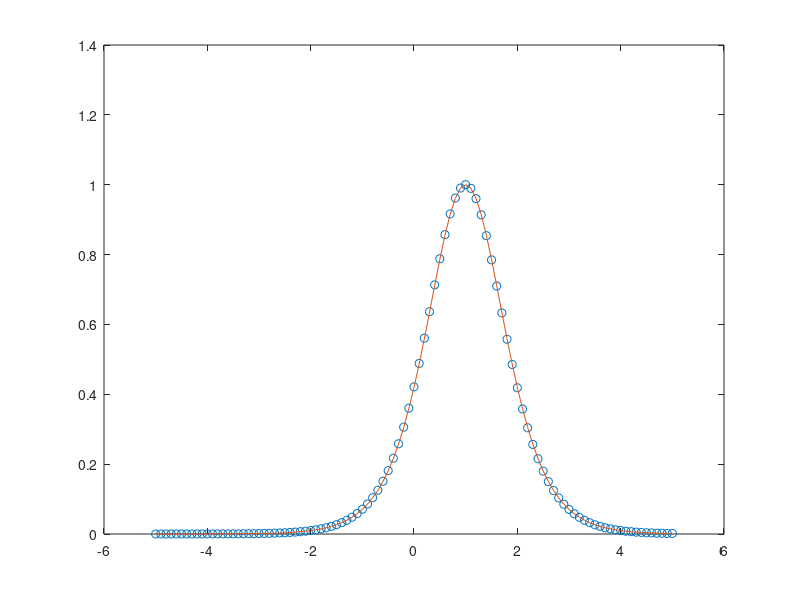

This chart was generated by the following MATLAB code:
%% RBF collocation method for 1D Heat Eq.
clear
clc
format shorte
%% Collocation Points
n = 100;
L0 = -5;  L1 = 5;
h = (L1-L0)/n;
x = L0:h:L1;
boundary = find( x==L0 | x==L1 );
Interior = find( x~=L0 & x~=L1 );
N = length(x);
%% Time discrete scheme
dt = 1e-2;
T = 1;
M = floor(T/dt);
%% Basis Functions and Required Matrices
Phi = @(r,c) exp(-(c*r).^2);
dxPhi = @(r,rx,c) -2*c^2*rx.*exp(-(c*r).^2);
dxxPhi = @(r,rx,c) 2*c^2*exp(-(c*r).^2).*( -1 + 2*(c^2).*(rx.^2));

rx =  x'-x ;
D = abs(rx);  % abs(x-x');
c = 10;

A = Phi(D,c);
Ax = dxPhi(D,rx,c);
Axx = dxxPhi(D,rx,c);
%% Continuous initial Condition
x = x';
u = @(x,t) (sech(x-t)).^2;
f = @(x,t) 0.*x;
%% Discontinuous initial Condition
% x = x';
% u = @(x,t) 1.*(0<=x-t & x-t<=0.5) + 0.*(x-t>0.5 & x-t<=1);
% f = @(x,t) 0.*x;
% % plot(x,u(x,T))
%%
A_left  = A + 0.5*dt*Ax;
A_right = A - 0.5*dt*Ax;

A_left(1,:) = A(1,:);

lambda = pinv(A)*u(x,0);

for n = 1:M
    
    F = A_right*lambda + dt*f(x,(n-0.5)*dt);
    
%     F(1) = 1;   % Discontinuous
    
    F(1) = u(x(1),n*dt); % Continuous
    
    lambda = pinv(A_left)*F;
    
    U = A*lambda;
    
    plot(x,U,'o',x,u(x,n*dt)), drawnow
%     pause(0.1)
end

% U = A*lambda;
% 
% plot(x,U,x,u(x,T))
